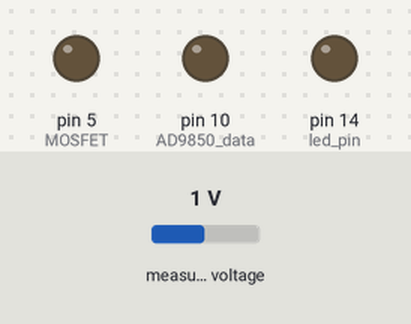
A sketch run on a simulated Arduino Mega 2560, built with avr-gcc and run on an emulated ATmega2560. Parts: output pins drawn as LEDs (lit = HIGH). Inputs (shaded band) come from the test bench; at power-on: measured voltage 1 V. Pins used as bus, display or sensor lines are not drawn.

Above: at 0.2 s.
Timing chart, 0 to 1.7 s (numbered marks = the images above):
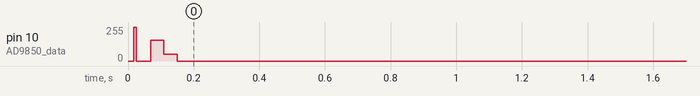

The sketch:

Final_Optomatic.ino
```cpp
// (licence header left out)
#include "Protocentral_ADS1220.h"
#include <SPI.h>
#define led_pin 14
#define PGA          1                 // Programmable Gain = 1
#define VREF         2.048            // Internal reference of 2.048V
#define VFSR         VREF/PGA
#define FULL_SCALE   (((long int)1<<23)-1)
#define MOSFET 5
#define ADS1220_CS_PIN    7
#define ADS1220_DRDY_PIN  6
int mux_channel_code_SE[4]={MUX_AIN0_AVSS,MUX_AIN1_AVSS,MUX_AIN2_AVSS,MUX_AIN3_AVSS};
//int peak_detector_enable_pin=27;
Protocentral_ADS1220 pc_ads1220;
int32_t adc_data;
long sampling(int channel, int samples)
{
  pc_ads1220.select_mux_channels(mux_channel_code_SE[channel]);
  long long val=0;
  for(int i=0;i<samples;i++)
  {

    delay(4);

    val= val+(long long)pc_ads1220.Read_WaitForData();
  }
  val/=(long long )samples;
  return val;
}
const int AD9850_clk=8;
const int AD9850_fqud=9;
const int AD9850_data=10;
const int AD9850_reset=11;

void init10khz()
{
  int64_t freqword=(10000LL*((1LL<<32LL) -1LL));
  freqword= freqword/ 125000000LL;
  digitalWrite(AD9850_reset,LOW);
  delay(1);
  digitalWrite(AD9850_reset,HIGH);
  delay(1);
  digitalWrite(AD9850_reset,LOW);
  delay(1);
  digitalWrite(AD9850_clk,LOW);
  delay(1);
    digitalWrite(AD9850_clk,HIGH);
    delay(1);
    digitalWrite(AD9850_clk,LOW);
   delay(1);
   digitalWrite(AD9850_fqud,LOW);
  delay(1);
  digitalWrite(AD9850_fqud,HIGH);
  delay(1);
  digitalWrite(AD9850_fqud,LOW);
  delay(1);
  for(int i=0;i<40;i++)
  {
    digitalWrite( AD9850_data, freqword&1);
    delay(1);
    digitalWrite(AD9850_clk,LOW);
    delay(1);
    digitalWrite(AD9850_clk,HIGH);
    delay(1);
    digitalWrite(AD9850_clk,LOW);
    delay(1);
    freqword>>=1LL;
  }
  digitalWrite(AD9850_fqud,LOW);
  delay(1);
  digitalWrite(AD9850_fqud,HIGH);
  delay(1);
  digitalWrite(AD9850_fqud,LOW);
  delay(1);
}
void setup() {
  pinMode(AD9850_clk,OUTPUT);
  pinMode(AD9850_fqud,OUTPUT);
  pinMode(AD9850_data,OUTPUT);
  pinMode(AD9850_reset,OUTPUT);
  pinMode(led_pin,OUTPUT);
  pinMode(MOSFET,OUTPUT);
  init10khz();
  Serial.begin(9600);

    pc_ads1220.begin(ADS1220_CS_PIN,ADS1220_DRDY_PIN);

    pc_ads1220.set_data_rate(DR_330SPS);
    pc_ads1220.set_pga_gain(PGA_GAIN_1);

   pc_ads1220.PGA_OFF();//turning off pga for single ended continous use
    pc_ads1220.Start_Conv();
    pc_ads1220.set_conv_mode_continuous();//Start continuous conversion mode

}
void readMsg()
{
  return ;
}
void loop() {
  if(Serial.available())

    readMsg();
 else
  {
    digitalWrite(MOSFET,HIGH);
    delay(1);
    digitalWrite(MOSFET,LOW);
    delay(100);
    //digitalWrite(MOSFET,HIGH);
    long imp_data= sampling(1,3000);
    //digitalWrite(MOSFET,LOW);

    digitalWrite(led_pin,HIGH);
    long OD_data= sampling(0, 300);
    Serial.print(imp_data);
    Serial.print(",");
    Serial.println(OD_data);
    digitalWrite(led_pin,LOW);
  }

}
```
